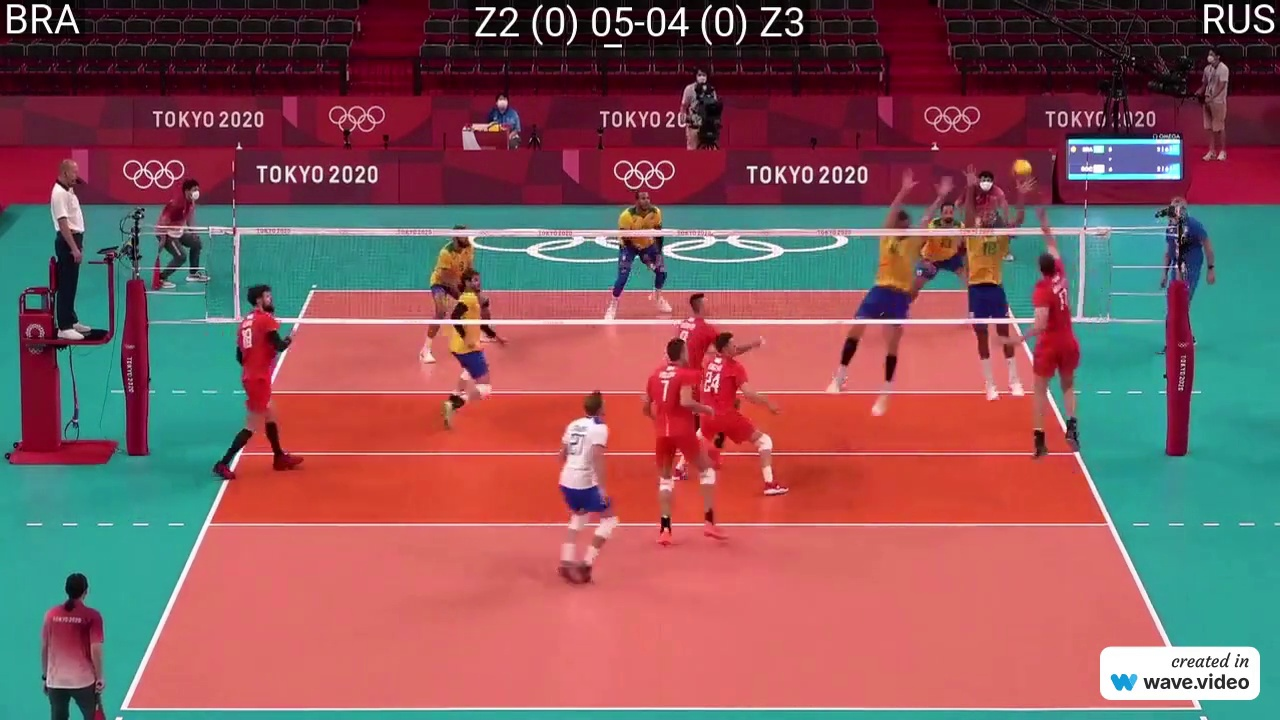
#> input picture frame.jpg, 1280 x 720 px
$ python test.py
#> lines starting #> are read from the running program, lines starting #| are printed output that depends on the picture; after the words box and inside, x2 and y2 are one past the last pixel; in counts of white or black regions, pixels touching at a corner belong together
import cv2 as cv
import numpy as np

def nothing(x):
    pass

frame = cv.imread("frame.jpg")
#> frame is the input picture: shape (720, 1280, 3); mean B, G, R 92.4, 89.7, 134
cv.namedWindow("Tracking")
cv.createTrackbar("LH", "Tracking", 0, 255, nothing)
cv.createTrackbar("LS", "Tracking", 0, 255, nothing)
cv.createTrackbar("LV", "Tracking", 0, 255, nothing)
cv.createTrackbar("UH", "Tracking", 255, 255, nothing)
cv.createTrackbar("US", "Tracking", 255, 255, nothing)
cv.createTrackbar("UV", "Tracking", 255, 255, nothing)

while True:

    hsv = cv.cvtColor(frame, cv.COLOR_BGR2HSV)
#> hsv: shape (720, 1280, 3); mean H, S, V 92.1, 158.5, 157.7
    l_h = cv.getTrackbarPos("LH", "Tracking")
    l_s = cv.getTrackbarPos("LS", "Tracking")
    l_v = cv.getTrackbarPos("LV", "Tracking")
    u_h = cv.getTrackbarPos("UH", "Tracking")
    u_s = cv.getTrackbarPos("US", "Tracking")
    u_v = cv.getTrackbarPos("UV", "Tracking")
    # l_b = np.array([l_h, l_s, l_v])
    # u_b = np.array([u_h, u_s, u_v])
    l_b = np.array([5, 100,100])
    u_b = np.array([30, 255, 255])
    mask = cv.inRange(hsv, l_b, u_b)
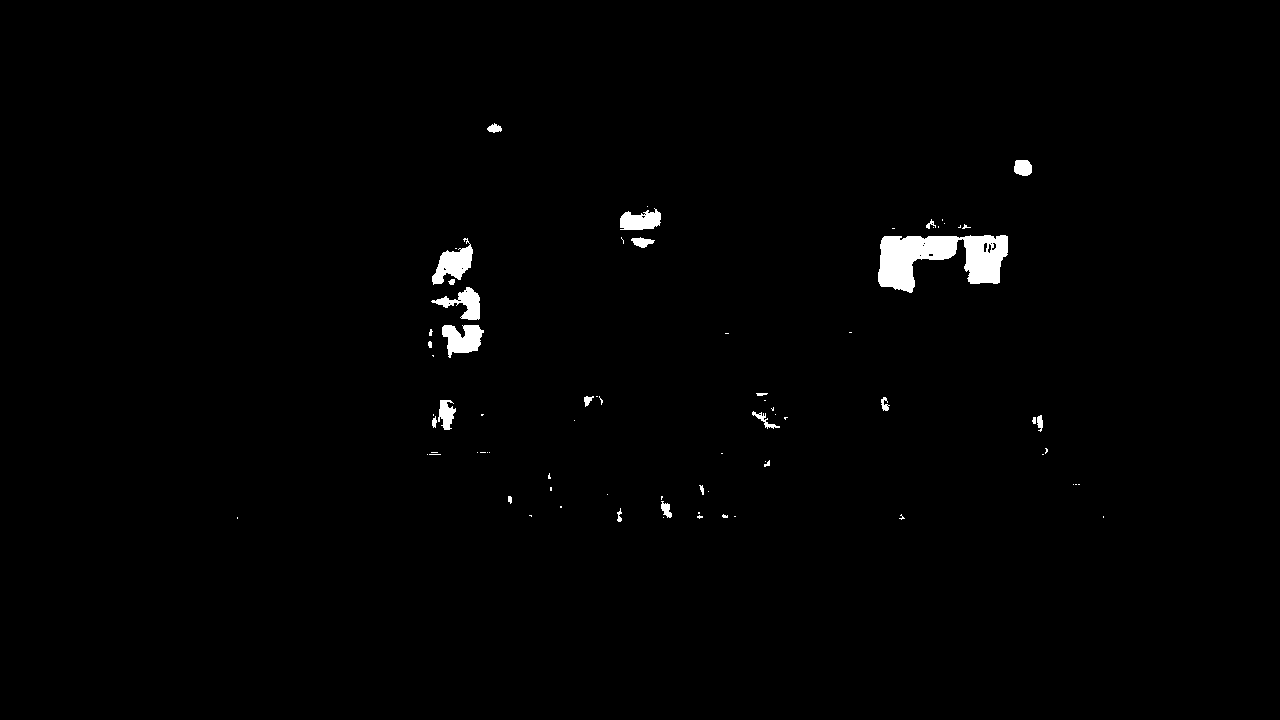
#> mask: shape (720, 1280); 1% white; 76 white regions (52 under 20 px), largest, box (x1, y1, x2, y2) and area: (878, 235, 1008, 293) 4515, (432, 238, 473, 285) 927, (442, 325, 484, 358) 897
    res = cv.bitwise_and(frame, frame, mask = mask)
    cv.imshow("frame", frame)
    cv.imshow("mask", mask)
    cv.imshow("res", res)

    key = cv.waitKey(1)
#> (key Esc is pressed here)
    if key == 27:
        break

cv.destroyAllWindows()
